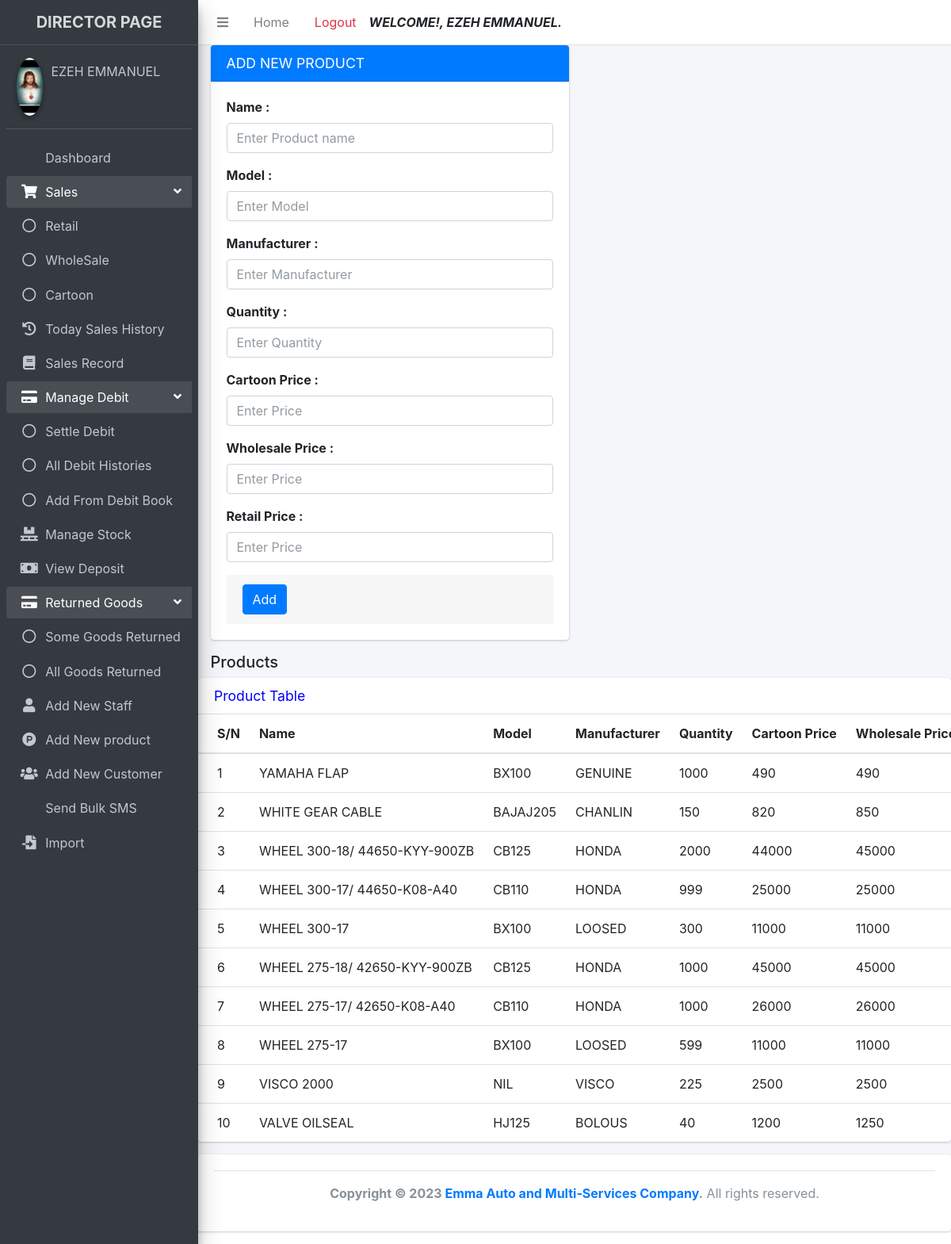
Screenshot of /director/add_new_product.php (signed in) with the database file from the repository.
### tables this page shows
CREATE TABLE `registered` (
  `id` int(11) NOT NULL AUTO_INCREMENT,
  `firstname` varchar(255) NOT NULL,
  `lastname` varchar(255) NOT NULL,
  `username` varchar(255) NOT NULL,
  `password` varchar(255) NOT NULL,
  `role` varchar(10) NOT NULL,
  `passport` varchar(255) NOT NULL,
  `status` varchar(10) NOT NULL,
  `date_registered` timestamp NOT NULL DEFAULT current_timestamp(),
  PRIMARY KEY (`id`)
);

CREATE TABLE `product` (
  `id` int(11) NOT NULL AUTO_INCREMENT,
  `name` varchar(255) NOT NULL,
  `manufacturer` varchar(255) NOT NULL,
  `model` varchar(255) NOT NULL,
  `quantity` int(255) NOT NULL,
  `cprice` int(255) NOT NULL,
  `wprice` int(255) NOT NULL,
  `rprice` int(255) NOT NULL,
  PRIMARY KEY (`id`)
);

### director/add_new_product.php (the view, shortened to what this page needs)
<?php
include "includes/header.php";
include "includes/navbar.php";
include "includes/sidebar.php";
$mod = new Model();
?>
<section class="content">
  <div class="container-fluid">
    <div class="row">
      <div class="col-md-6">
        <div class="card card-primary">
          <div class="card-header">
            <h3 class="card-title text-white">ADD NEW PRODUCT</h3>
          </div>
          <form action="" method="post" class="form-horizontal">
            <div class="card-body">
                <div class="form-group">
                  <label class="form-label">Name :</label>
                  <div class="controls">
                    <input type="text" class="form-control" name="name" placeholder="Enter Product name" Required />
                  </div>
                </div>
                <div class="form-group">
                  <label class="form-label">Model :</label>
                 <input type="text" class="form-control" name="model" placeholder="Enter Model">
                </div>
                <div class="form-group">
                  <label class="form-label">Manufacturer :</label>
                  <input type="text" class="form-control" name="manufacturer" placeholder="Enter Manufacturer">
                </div>
                <div class="form-group">
                  <label class="form-label">Quantity :</label>
                  <div class="controls">
                    <input type="number" name="quantity" class="form-control" placeholder="Enter Quantity" Required />
                  </div>
                </div>
                <div class="form-group">
                  <label class="form-label">Cartoon Price :</label>
                  <div class="controls">
                    <input type="number" name="c_price" class="form-control" placeholder="Enter Price" Required />
                  </div>
                </div>
                <div class="form-group">
                  <label class="form-label">Wholesale Price :</label>
                  <div class="controls">
                    <input type="number" name="w_price" class="form-control" placeholder="Enter Price" Required />
                  </div>
                </div>
                <div class="form-group">
                  <label class="form-label">Retail Price :</label>
                  <div class="controls">
                    <input type="number" name="r_price" class="form-control" placeholder="Enter Price" Required />
                  </div>
                </div>
                <div class="card-footer">
                  <div class="form-actions">
                    <input type="submit" name="add" class="btn btn-primary" value="Add">
                  </div>
                </div>
            </div>
            </form>
        </div>
        <h5>Products</h5>
      </div>
    </div>
</section>
<div class="row">
  <div class="col-12">
    <div class="card">
      <div class="card-header">
        <h3 class="card-title">Product Table</h3>
      </div>
      <div class="card-body table-responsive p-0">
        <table class="table table-hover text-nowrap">
          <thead>
            <tr>
              <th>S/N</th>
              <th>Name</th>
              <th>Model</th>
              <th>Manufacturer</th>
              <th>Quantity</th>
              <th>Cartoon Price</th>
              <th>Wholesale Price</th>
            </tr>
          </thead>
          <tbody>
            <?php
            $id = 0;
            $select = $mod->showAddProduct();
           while ($row = mysqli_fetch_array($select)){?>
          <tr>
            <td>
              <?php echo ++$id ?>
            </td>
            <td>
              <?php echo $row['name'] ?>
            </td>
            <td>
              <?php echo $row['model'] ?>
            </td>
            <td>
              <?php echo $row['manufacturer'] ?>
            </td>
            <td>
              <?php echo $row['quantity'] ?>
            </td>
            <td>
              <?php echo $row['cprice'] ?>
            </td>
            <td>
              <?php echo $row['wprice'] ?>
            </td>
          </tr>
          <?php }
          ?>
          </tbody>
        </table>
        </div>
        </div>
            </div>
          </div>
    </div>
</div>
<?php
include "includes/footer.php";
?>

### director/includes/sidebar.php (shortened to what this page needs)
<aside class="main-sidebar sidebar-dark-primary elevation-4">
  <a href="#" class="brand-link text-center">
    <span class="brand-text font-weight-bold">DIRECTOR PAGE</span>
  </a>
  <div class="sidebar">
    <div class="user-panel mt-3 pb-3 mb-3 d-flex">
      <div class="image">
        <img src="<?php $mod = new Model; $mod->displayPassport();?>" class="img-circle elevation-2">
      </div>
      <div class="info">
        <a href="#" class="d-block"><?php echo $_SESSION["directorfullname"]?></a>
      </div>
    </div>
    <nav class="mt-2">
      <ul class="nav nav-pills nav-sidebar flex-column" data-widget="treeview" role="menu" data-accordion="false">
        <li class="nav-item">
          <a href="dashboard.php" class="nav-link <?php if ($_SERVER['PHP_SELF'] == '/emma_auto_investment/director/dashboard.php'){ echo "active"; } ?> ">
             <p>
                Dashboard
            </p>
         </a>
       </li>
       <li class="nav-item has-treeview menu-open">
          <a href="#" class="nav-link <?php if (($_SERVER['PHP_SELF'] == '/emma_auto_investment/director/retail.php') OR ($_SERVER['PHP_SELF'] == '/emma_auto_investment/director/wholesale.php') OR ($_SERVER['PHP_SELF'] == '/emma_auto_investment/director/carton.php')){ echo "active"; } ?>">
            <i class="nav-icon fas fa-shopping-cart"></i>
            <p>
              Sales
              <i class="right fas fa-angle-left"></i>
            </p>
          </a>
          <ul class="nav nav-treeview">
            <li class="nav-item">
              <a href="retail.php" class="nav-link  <?php if ($_SERVER['PHP_SELF'] == '/emma_auto_investment/director/retail.php'){ echo "active"; } ?>">
                <i class="far fa-circle nav-icon"></i>
                <p>Retail</p>
              </a>
            </li>
            <li class="nav-item">
              <a href="wholesales.php" class="nav-link  <?php if ($_SERVER['PHP_SELF'] == '/emma_auto_investment/director/wholesales.php'){ echo "active"; } ?>">
                <i class="far fa-circle nav-icon"></i>
                <p>WholeSale</p>
              </a>
            </li>
            <li class="nav-item">
              <a href="cartoon.php" class="nav-link  <?php if ($_SERVER['PHP_SELF'] == '/emma_auto_investment/director/cartoon.php'){ echo "active"; } ?>">
                <i class="far fa-circle nav-icon"></i>
                <p>Cartoon</p>
              </a>
            </li>
          </ul>
        </li>
       <li class="nav-item">
          <a href="sales_history.php" class="nav-link <?php if ($_SERVER['PHP_SELF'] == '/emma_auto_investment/director/sales_history.php'){ echo "active"; } ?>">
            <i class="nav-icon fa fa-history"></i>
             <p>
               Today Sales History
            </p>
         </a>
     </li>
     <li class="nav-item">
          <a href="search_record.php" class="nav-link <?php if ($_SERVER['PHP_SELF'] == '/emma_auto_investment/director/search_record.php'){ echo "active"; } ?>">
            <i class="nav-icon fa fa-book"></i>
             <p>
                Sales Record
            </p>
         </a>
     </li>
     <li class="nav-item has-treeview menu-open">
          <a href="#" class="nav-link <?php if (($_SERVER['PHP_SELF'] == '/emma_auto_investment/director/settle_debit.php') OR ($_SERVER['PHP_SELF'] == '/emma_auto_investment/director/debit_history.php') OR ($_SERVER['PHP_SELF'] == '/emma_auto_investment/director/debit_book.php')){ echo "active"; } ?>">
            <i class="nav-icon fa fa-credit-card"></i>
            <p>
              Manage Debit
              <i class="right fas fa-angle-left"></i>
            </p>
          </a>
          <ul class="nav nav-treeview">
            <li class="nav-item">
              <a href="settle_debit.php" class="nav-link  <?php if ($_SERVER['PHP_SELF'] == '/emma_auto_investment/director/settle_debit.php'){ echo "active"; } ?>">
                <i class="far fa-circle nav-icon"></i>
                <p>Settle Debit</p>
              </a>
            </li>
            <li class="nav-item">
              <a href="debit_history.php" class="nav-link  <?php if ($_SERVER['PHP_SELF'] == '/emma_auto_investment/director/debit_history.php'){ echo "active"; } ?>">
                <i class="far fa-circle nav-icon"></i>
                <p>All Debit Histories</p>
              </a>
            </li>
            <li class="nav-item">
              <a href="debit_book.php" class="nav-link  <?php if ($_SERVER['PHP_SELF'] == '/emma_auto_investment/director/debit_book.php'){ echo "active"; } ?>">
                <i class="far fa-circle nav-icon"></i>
                <p>Add From Debit Book</p>
              </a>
            </li>
          </ul>
        </li>
       <li class="nav-item">
          <a href="stock.php" class="nav-link <?php if ($_SERVER['PHP_SELF'] == '/emma_auto_investment/director/stock.php'){ echo "active"; } ?>">
            <i class="nav-icon fa fa-pallet"></i>
             <p>
                Manage Stock
            </p>
         </a>
       </li>
       <li class="nav-item">
          <a href="show_deposit.php" class="nav-link <?php if ($_SERVER['PHP_SELF'] == '/emma_auto_investment/director/show_deposit.php'){ echo "active"; } ?>">
            <i class="nav-icon fa fa-money-bill"></i>
             <p>
                View Deposit
            </p>
         </a>
       </li>
       <li class="nav-item has-treeview menu-open">
          <a href="#" class="nav-link <?php if (($_SERVER['PHP_SELF'] == '/emma_auto_investment/director/return_goods.php') OR ($_SERVER['PHP_SELF'] == '/emma_auto_investment/director/return_each_goods.php')){ echo "active"; } ?>">
            <i class="nav-icon fa fa-credit-card"></i>
            <p>
            Returned Goods
              <i class="right fas fa-angle-left"></i>
            </p>
          </a>
          <ul class="nav nav-treeview">
          <li class="nav-item">
              <a href="return_each_goods.php" class="nav-link  <?php if ($_SERVER['PHP_SELF'] == '/emma_auto_investment/director/return_each_goods.php'){ echo "active"; } ?>">
                <i class="far fa-circle nav-icon"></i>
                <p>Some Goods Returned</p>
              </a>
            </li>
            <li class="nav-item">
              <a href="return_goods.php" class="nav-link  <?php if ($_SERVER['PHP_SELF'] == '/emma_auto_investment/director/return_goods.php'){ echo "active"; } ?>">
                <i class="far fa-circle nav-icon"></i>
                <p>All Goods Returned</p>
              </a>
            </li>
          </ul>
        </li>
        <li class="nav-item">
          <a href="add_new_user.php" class="nav-link <?php if ($_SERVER['PHP_SELF'] == '/emma_auto_investment/director/add_new_user.php'){ echo "active"; } ?>">
            <i class="nav-icon fas fa-user"></i>
             <p>
             Add New Staff
            </p>
         </a>
       </li>
       <li class="nav-item">
          <a href="add_new_product.php" class="nav-link  <?php if ($_SERVER['PHP_SELF'] == '/emma_auto_investment/director/add_new_product.php'){ echo "active"; } ?>">
            <i class="nav-icon fab fa-product-hunt"></i>
             <p>
               Add New product
            </p>
         </a>
       </li>
       <li class="nav-item">
          <a href="add_new_customer.php" class="nav-link <?php if ($_SERVER['PHP_SELF'] == '/emma_auto_investment/director/add_new_customer.php'){ echo "active"; } ?>">
            <i class="nav-icon fas fa-users"></i>
             <p>
             Add New Customer
            </p>
         </a>
       </li>
       <li class="nav-item">
          <a href="bulk_sms.php" class="nav-link <?php if ($_SERVER['PHP_SELF'] == '/emma_auto_investment/director/bulk_sms.php'){ echo "active"; } ?>">
             <p>
             Send Bulk SMS
            </p>
         </a>
       </li>
        <li class="nav-item">
          <a href="import.php" class="nav-link <?php if ($_SERVER['PHP_SELF'] == '/emma_auto_investment/director/import.php'){ echo "active"; } ?>">
            <i class="nav-icon fa fa-file-import"></i>
             <p>
                Import
            </p>
         </a>
       </li>
      </ul>
    </nav>
  </div>
</aside>
<div class="content-wrapper">

### director/includes/header.php (style rules this page uses)
h3 { color:blue; font-weight:bolder; }

### rows the page displays
registered: passport (picture)
product: name "YAMAHA FLAP", model "BX100", manufacturer "GENUINE", quantity "1000", cprice "490", wprice "490"
product: name "WHITE GEAR CABLE", model "BAJAJ205", manufacturer "CHANLIN", quantity "150", cprice "820", wprice "850"
product: name "WHEEL 300-18/ 44650-KYY-900ZB", model "CB125", manufacturer "HONDA", quantity "2000", cprice "44000", wprice "45000"
product: name "WHEEL 300-17/ 44650-K08-A40", model "CB110", manufacturer "HONDA", quantity "999", cprice "25000", wprice "25000"
product: name "WHEEL 300-17", model "BX100", manufacturer "LOOSED", quantity "300", cprice "11000", wprice "11000"
product: name "WHEEL 275-18/ 42650-KYY-900ZB", model "CB125", manufacturer "HONDA", quantity "1000", cprice "45000", wprice "45000"
product: name "WHEEL 275-17/ 42650-K08-A40", model "CB110", manufacturer "HONDA", quantity "1000", cprice "26000", wprice "26000"
product: name "WHEEL 275-17", model "BX100", manufacturer "LOOSED", quantity "599", cprice "11000", wprice "11000"
product: name "VISCO 2000", model "NIL", manufacturer "VISCO", quantity "225", cprice "2500", wprice "2500"
product: name "VALVE OILSEAL", model "HJ125", manufacturer "BOLOUS", quantity "40", cprice "1200", wprice "1250"

### other values shown
$_SESSION["directorfullname"] "EZEH EMMANUEL"
